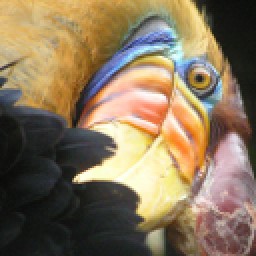
#> input picture ex7/data/bird_small.png, 128 x 128 px (shown 2 times larger)
$ jupyter execute --allow-errors ex7_pca.ipynb
#> lines starting #> are read from the running program, lines starting #| are printed output that depends on the picture
## Machine Learning Online Class

Exercise 7 | Principle Component Analysis and K-Means Clustering

Instructions

------------

  This file contains code that helps you get started on the
  exercise. You will need to complete the following functions:

     pca.m
     projectData.m
     recoverData.m
     computeCentroids.m
     findClosestCentroids.m
     kMeansInitCentroids.m

  For this exercise, you will not need to change any code in this file,
  or any other files other than those mentioned above.

[cell 1]
import sys
import numpy as np
from scipy.io import loadmat
import matplotlib.pyplot as plt
from sklearn.cluster import KMeans
from skimage import io
sys.path.append('../')
from ex7.featureNormalize import featureNormalize
from ex7.pca import pca
from ex7.drawLine import drawLine
from ex7.projectData import projectData
from ex7.recoverData import recoverData
from ex7.displayData import displayData
from ex7.plotDataPoints import plotDataPoints

[cell 2]
## ================== Part 1: Load Example Dataset  ===================
#  We start this exercise by using a small dataset that is easily to visualize

print('Visualizing example dataset for PCA.\n')

#  The following command loads the dataset. You should now have the
#  variable X in your environment
#> (the rest of this cell did not finish here and is left out)

[cell 3]
# =============== Part 2: Principal Component Analysis ===============
#  You should now implement PCA, a dimension reduction technique. You
#  should complete the code in pca.m
#
print('\nRunning PCA on example dataset.\n')

#  Before running PCA, it is important to first normalize X
#> (the rest of this cell did not finish here and is left out)

[cell 4]
## =================== Part 3: Dimension Reduction ===================
#  You should now implement the projection step to map the data onto the
#  first k eigenvectors. The code will then plot the data in this reduced
#  dimensional space.  This will show you what the data looks like when
#  using only the corresponding eigenvectors to reconstruct it.
#
#  You should complete the code in projectData.m

print('\nDimension reduction on example dataset.\n')

#  Plot the normalized dataset (returned from pca)
fig = plt.figure(figsize=(6, 6))
plt.axis([-4, 3, -4, 3])
#> (the rest of this cell did not finish here and is left out)

[cell 5]
#  Project the data onto K = 1 dimension
K = 1
#> (the rest of this cell did not finish here and is left out)

[cell 6]
## =============== Part 4: Loading and Visualizing Face Data =============
#  We start the exercise by first loading and visualizing the dataset.
#  The following code will load the dataset into your environment

print('\nLoading face dataset.\n')

#  Load Face dataset
#> (the rest of this cell did not finish here and is left out)

[cell 7]
## =========== Part 5: PCA on Face Data: Eigenfaces  ===================
#  Run PCA and visualize the eigenvectors which are in this case eigenfaces
#  We display the first 36 eigenfaces.

print('\nRunning PCA on face dataset.')
print('(this might take a minute or two ...)\n')

#  Before running PCA, it is important to first normalize X by subtracting
#  the mean value from each feature
#> (the rest of this cell did not finish here and is left out)

[cell 8]
# ============= Part 6: Dimension Reduction for Faces =================
#  Project images to the eigen space using the top k eigenvectors
#  If you are applying a machine learning algorithm
print('\nDimension reduction for face dataset.\n')

K = 100
#> (the rest of this cell did not finish here and is left out)

[cell 9]
# ==== Part 7: Visualization of Faces after PCA Dimension Reduction ====
#  Project images to the eigen space using the top K eigen vectors and
#  visualize only using those K dimensions
#  Compare to the original input, which is also displayed

print('\nVisualizing the projected (reduced dimension) faces.\n')

K = 100
#> (the rest of this cell did not finish here and is left out)

[cell 10]
## === Part 8(a): Optional (ungraded) Exercise: PCA for Visualization ===
#  One useful application of PCA is to use it to visualize high-dimensional
#  data. In the last K-Means exercise you ran K-Means on 3-dimensional
#  pixel colors of an image. We first visualize this output in 3D, and then
#  apply PCA to obtain a visualization in 2D.


# Reload the image from the previous exercise and run K-Means on it
# For this to work, you need to complete the K-Means assignment first
A = io.imread('./data/bird_small.png') / 255

# If imread does not work for you, you can try instead
#   loadmat('./data/bird_small.mat');

img_size = A.shape
#> img_size = (128, 128, 3)
X = np.reshape(A, (img_size[0] * img_size[1], 3))
K = 16
max_iters = 10

model = KMeans(n_clusters=K, n_init=max_iters)  # 设计模型
model.fit(X)  # 训练数据
centroids = model.cluster_centers_  # 获取聚类中心
idx = model.predict(X)  # 根据源数据，将同一个类的点归属为同一种颜色（聚类中心）
#> idx = 16384 values, max 15 at index 96, min 0 at index 93, mean 7.46
compressed_pic = centroids[idx].reshape((128, 128, 3))  # 展开为原来的图片尺寸
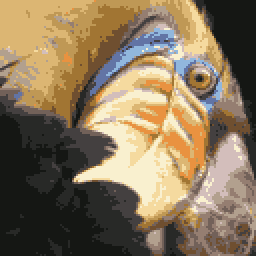
#> compressed_pic: shape (128, 128, 3) float64 (shown 2 times larger); mean of channels 0, 1, 2 0.531, 0.46, 0.358; drawn as R, G, B
plt.figure(figsize=(16,9))
ax = plt.subplot(111, projection='3d')
for i in range(K):
    x = X[np.where(idx == i)[0], :]
    ax.scatter(x[:, 0], x[:, 1], x[:,2])
ax.set_title('Pixel dataset plotted in 3D. Color shows centroid memberships')
plt.show()
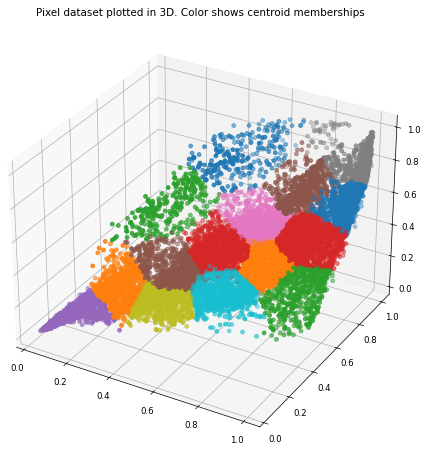
#> figure drawn by matplotlib, 1 panel
